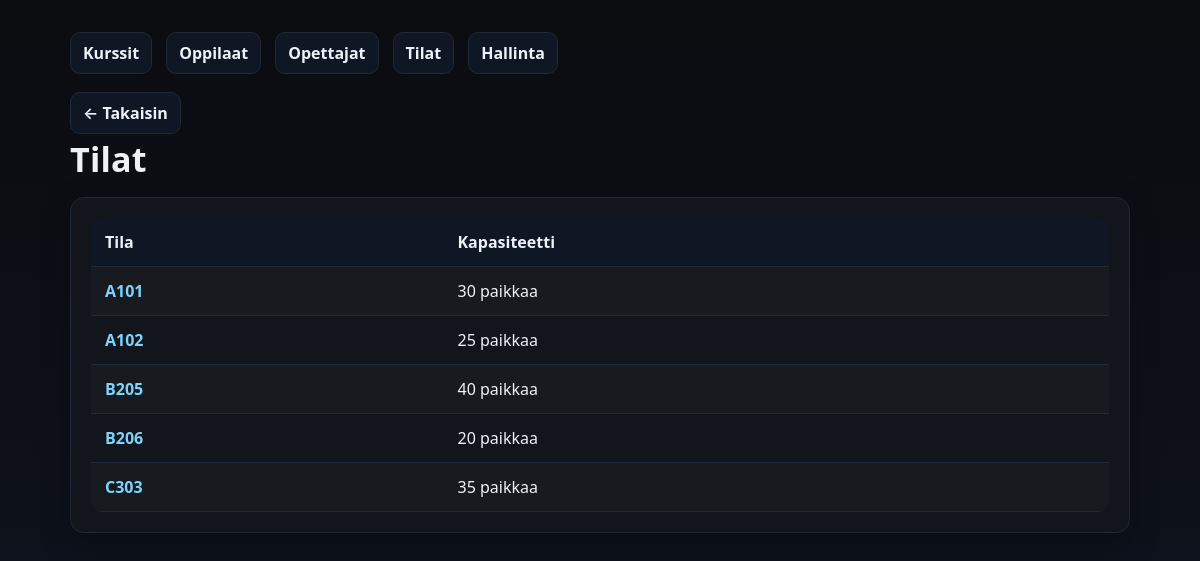
/kurssienhallinta/tilat.php, run on an earlier commit of the app's database.
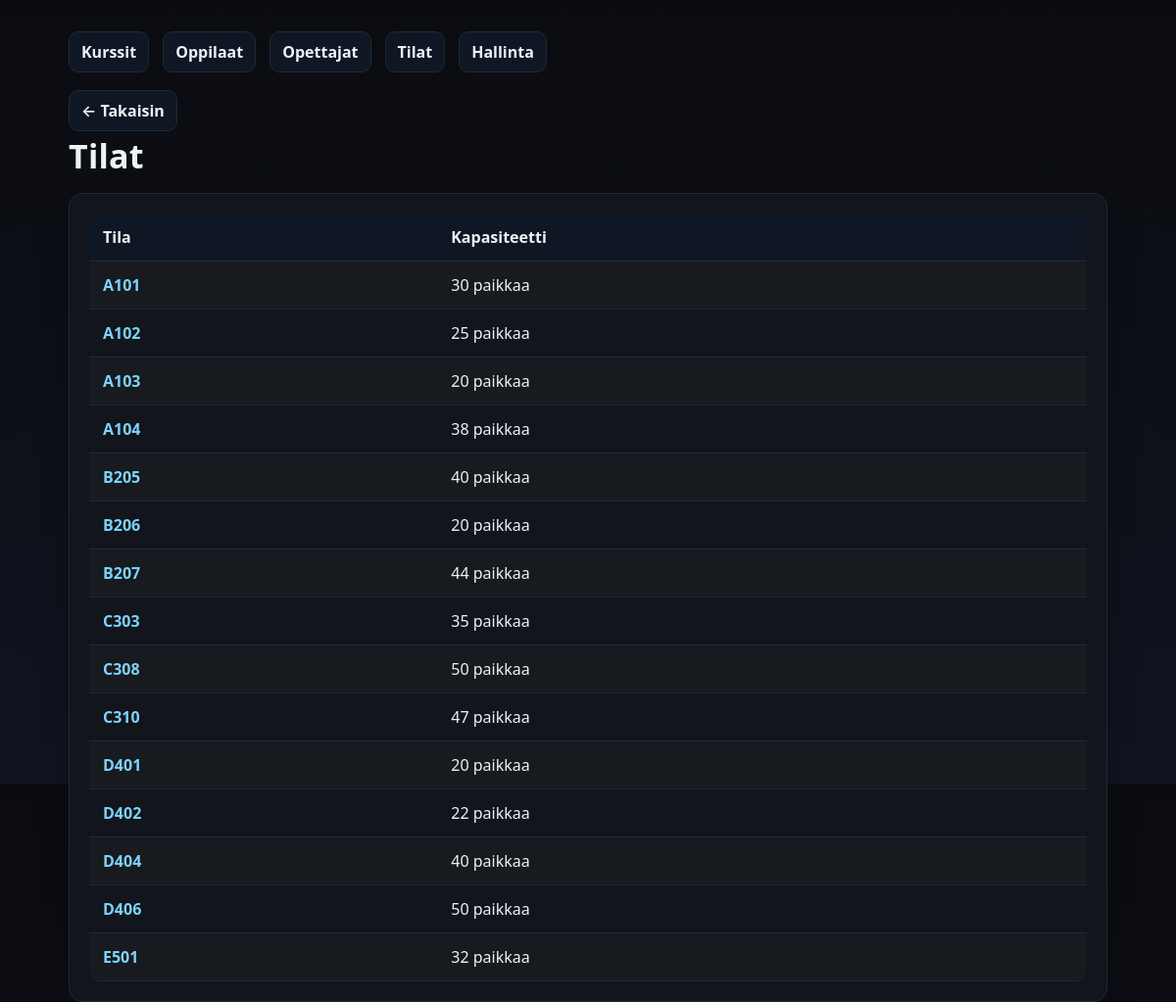
And on a later commit of the database.
### tables this page shows
CREATE TABLE `tilat` (
  `tila_id` int(11) NOT NULL,
  `tila_nimi` varchar(50) NOT NULL,
  `paikkoja` int(11) NOT NULL
);

### kurssienhallinta/tilat.php (the view, shortened to what this page needs)
<?php
$pdo = getPDO();
$tilat = $pdo->query("SELECT tila_id, tila_nimi, paikkoja FROM tilat ORDER BY tila_nimi")->fetchAll();
?>
<!doctype html>
<html lang="fi">
<head>
  <link rel="stylesheet" href="styles.css">
</head>
<body>
  <div class="container">
    <div class="nav">
      <a href="index.php">Kurssit</a>
      <a href="oppilaat.php">Oppilaat</a>
      <a href="opettajat.php">Opettajat</a>
      <a href="tilat.php">Tilat</a>
      <a href="admin.php">Hallinta</a>
    </div>
    <a class="back" href="index.php">← Takaisin</a>
    <h1 class="page-title">Tilat</h1>
    <div class="card table-wrap">
      <table>
        <thead>
          <tr>
            <th>Tila</th>
            <th>Kapasiteetti</th>
          </tr>
        </thead>
        <tbody>
          <?php if (!$tilat): ?>
            <tr><td colspan="2" class="muted">Ei tiloja.</td></tr>
          <?php else: ?>
            <?php foreach($tilat as $t): ?>
            <tr>
              <td>
                <a href="tila.php?id=<?= (int)$t['tila_id'] ?>">
                  <?= htmlspecialchars($t['tila_nimi']) ?>
                </a>
              </td>
              <td><?= htmlspecialchars($t['paikkoja']) ?> paikkaa</td>
            </tr>
            <?php endforeach; ?>
          <?php endif; ?>
        </tbody>
      </table>
    </div>
  </div>
</body>
</html>

What changed in the data, as far as the page shows it:
added tilat: tila_nimi "A103", paikkoja "20"
added tilat: tila_nimi "A104", paikkoja "38"
added tilat: tila_nimi "B207", paikkoja "44"
added tilat: tila_nimi "C308", paikkoja "50"
added tilat: tila_nimi "C310", paikkoja "47"
added tilat: tila_nimi "D401", paikkoja "20"
added tilat: tila_nimi "D402", paikkoja "22"
added tilat: tila_nimi "D404", paikkoja "40"
added tilat: tila_nimi "D406", paikkoja "50"
added tilat: tila_nimi "E501", paikkoja "32"
